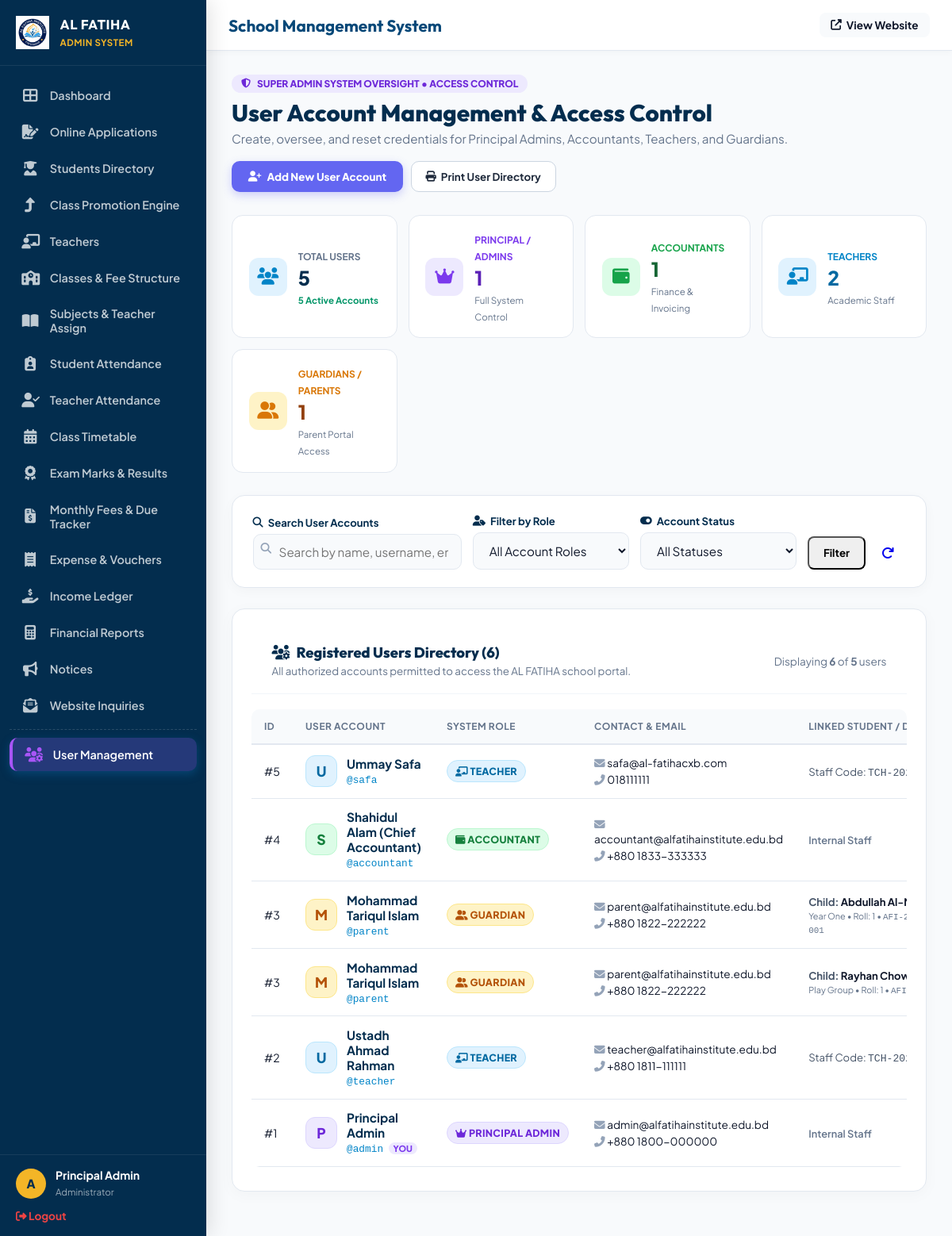
Before: /admin/users.php (signed in) with the older database file.
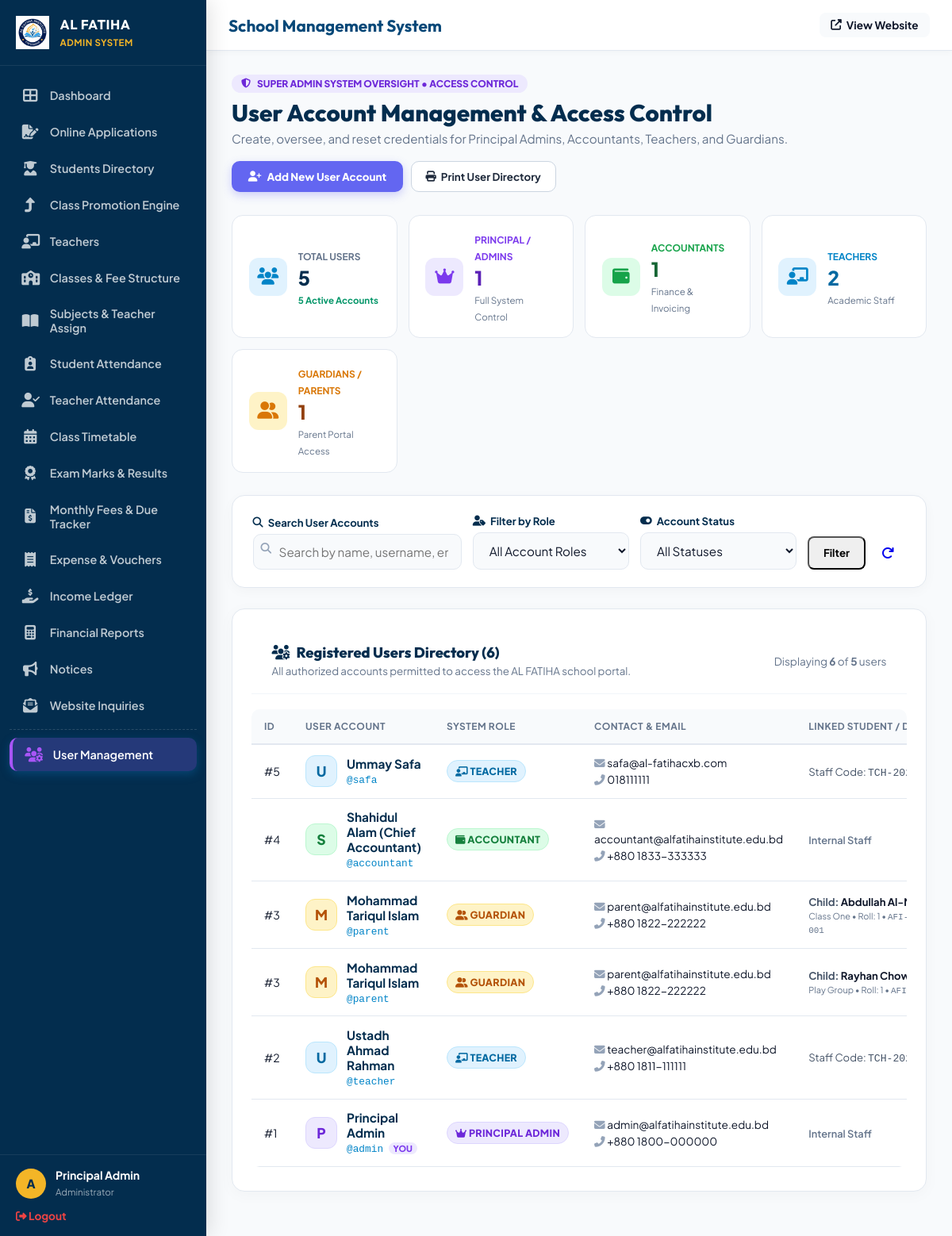
After: the same page with the newer database file.
### tables this page shows
CREATE TABLE `users` (
  `id` int(11) NOT NULL AUTO_INCREMENT,
  `username` varchar(50) NOT NULL,
  `password` varchar(255) NOT NULL,
  `email` varchar(100) NOT NULL,
  `role` enum('admin','teacher','parent','accountant') NOT NULL,
  `full_name` varchar(100) NOT NULL,
  `phone` varchar(20) DEFAULT NULL,
  `status` enum('active','inactive') DEFAULT 'active',
  `created_at` timestamp NOT NULL DEFAULT current_timestamp(),
  PRIMARY KEY (`id`),
  UNIQUE KEY `username` (`username`)
);

CREATE TABLE `classes` (
  `id` int(11) NOT NULL AUTO_INCREMENT,
  `class_name` varchar(50) NOT NULL,
  `age_group` varchar(50) NOT NULL,
  `section` varchar(10) DEFAULT 'A',
  `room_no` varchar(20) DEFAULT '101',
  `tuition_fee` decimal(10,2) NOT NULL DEFAULT 3500.00,
  `admission_fee` decimal(10,2) NOT NULL DEFAULT 8000.00,
  `book_kit_fee` decimal(10,2) NOT NULL DEFAULT 3500.00,
  `primary_teacher_id` int(11) DEFAULT NULL,
  `backup_teacher_id` int(11) DEFAULT NULL,
  PRIMARY KEY (`id`)
);

CREATE TABLE `students` (
  `id` int(11) NOT NULL AUTO_INCREMENT,
  `student_id` varchar(20) NOT NULL,
  `first_name` varchar(50) NOT NULL,
  `last_name` varchar(50) NOT NULL,
  `gender` enum('Male','Female') NOT NULL,
  `dob` date NOT NULL,
  `class_id` int(11) NOT NULL,
  `roll_no` int(11) NOT NULL,
  `parent_user_id` int(11) DEFAULT NULL,
  `father_name` varchar(100) NOT NULL,
  `mother_name` varchar(100) NOT NULL,
  `phone` varchar(20) NOT NULL,
  `address` text NOT NULL,
  `status` enum('Active','Graduated','Suspended') DEFAULT 'Active',
  `admission_date` date DEFAULT NULL,
  `blood_group` varchar(10) DEFAULT NULL,
  `religion` varchar(50) DEFAULT 'Islam',
  `nationality` varchar(50) DEFAULT 'Bangladeshi',
  `birth_reg_no` varchar(100) DEFAULT NULL,
  `permanent_address` text DEFAULT NULL,
  `father_occupation` varchar(100) DEFAULT NULL,
  `father_phone` varchar(40) DEFAULT NULL,
  `father_nid` varchar(100) DEFAULT NULL,
  `mother_occupation` varchar(100) DEFAULT NULL,
  `mother_phone` varchar(40) DEFAULT NULL,
  `emergency_contact_name` varchar(100) DEFAULT NULL,
  `emergency_contact_phone` varchar(40) DEFAULT NULL,
  `emergency_contact_relation` varchar(50) DEFAULT NULL,
  `previous_school` varchar(150) DEFAULT NULL,
  `medical_notes` text DEFAULT NULL,
  `admission_session` varchar(20) DEFAULT '2027',
  PRIMARY KEY (`id`),
  UNIQUE KEY `student_id` (`student_id`),
  KEY `class_id` (`class_id`),
  CONSTRAINT `students_ibfk_1` FOREIGN KEY (`class_id`) REFERENCES `classes` (`id`) ON DELETE CASCADE
);

### admin/users.php (the view, shortened to what the changed rows need)
<?php
require_once __DIR__ . '/layout.php';
$db = get_db_connection();
$where = ["1=1"];
$params = [];
$sql = "
    SELECT u.*,
           st.id as linked_student_id,
           st.first_name as student_first_name,
           st.last_name as student_last_name,
           st.student_id as student_code,
           st.roll_no as student_roll,
           c.class_name as student_class,
           t.teacher_code
    FROM users u
    LEFT JOIN students st ON st.parent_user_id = u.id
    LEFT JOIN classes c ON st.class_id = c.id
    LEFT JOIN teachers t ON t.user_id = u.id
    WHERE " . implode(' AND ', $where) . "
    ORDER BY u.id DESC
";
$stmt = $db->prepare($sql);
$stmt->execute($params);
$usersList = $stmt->fetchAll(PDO::FETCH_ASSOC);
?>
<div class="user-manager-header" style="display: flex; justify-content: space-between; align-items: center; flex-wrap: wrap; gap: 1.2rem; margin-bottom: 1.8rem;">
  <div>
    <h2 style="font-family: 'Outfit', sans-serif; color: var(--admin-deep-navy); margin: 0; font-size: 1.85rem; font-weight: 800;">
      User Account Management &amp; Access Control
    </h2>
  </div>
</div>
<div class="card-box" style="background: #ffffff; border-radius: 16px; border: 1.5px solid #e2e8f0; overflow: hidden; box-shadow: 0 4px 20px rgba(0,0,0,0.03);">
  <div class="table-responsive">
    <table class="data-table">
      <thead>
        <tr>
          <th style="width: 70px;">ID</th>
          <th>User Account</th>
          <th>System Role</th>
          <th>Contact &amp; Email</th>
          <th>Linked Student / Details</th>
        </tr>
      </thead>
      <tbody>
        <?php if (!empty($usersList)): ?>
          <?php foreach ($usersList as $u): ?>
            <tr class="<?= ($u['status'] === 'inactive') ? 'row-inactive-highlight' : '' ?>">
              <td><span class="roll-badge">#<?= $u['id'] ?></span></td>
              <td>
                <div style="display: flex; align-items: center; gap: 12px;">
                  <div class="user-avatar-badge role-<?= $u['role'] ?>">
                    <?= strtoupper(substr($u['full_name'] ?: $u['username'], 0, 1)) ?>
                  </div>
                  <div>
                    <strong style="color: var(--admin-deep-navy); font-size: 0.96rem; display: block;">
                      <?= htmlspecialchars($u['full_name']) ?>
                    </strong>
                    <code style="color: #0284c7; font-size: 0.8rem;">@<?= htmlspecialchars($u['username']) ?></code>
                  </div>
                </div>
              </td>
              <td>
                <?php if ($u['role'] === 'admin'): ?>
                  <span class="badge" style="background: #ede9fe; color: #6d28d9; border: 1px solid #ddd6fe; padding: 5px 10px; font-weight: 800; font-size: 0.78rem;">
                    <i class="fas fa-crown text-gold"></i> Principal Admin
                  </span>
                <?php elseif ($u['role'] === 'accountant'): ?>
                  <span class="badge" style="background: #dcfce7; color: #15803d; border: 1px solid #bbf7d0; padding: 5px 10px; font-weight: 800; font-size: 0.78rem;">
                    <i class="fas fa-wallet"></i> Accountant
                  </span>
                <?php elseif ($u['role'] === 'teacher'): ?>
                  <span class="badge" style="background: #e0f2fe; color: #0369a1; border: 1px solid #bae6fd; padding: 5px 10px; font-weight: 800; font-size: 0.78rem;">
                    <i class="fas fa-chalkboard-teacher"></i> Teacher
                  </span>
                <?php else: ?>
                  <span class="badge" style="background: #fef3c7; color: #b45309; border: 1px solid #fde68a; padding: 5px 10px; font-weight: 800; font-size: 0.78rem;">
                    <i class="fas fa-user-friends"></i> Guardian
                  </span>
                <?php endif; ?>
              </td>
              <td>
                <div style="font-size: 0.85rem; line-height: 1.4;">
                  <?php if ($u['email']): ?>
                    <div><i class="fas fa-envelope" style="color: #94a3b8; width: 14px;"></i> <?= htmlspecialchars($u['email']) ?></div>
                  <?php else: ?>
                    <span style="color: #94a3b8; font-style: italic;">No email</span>
                  <?php endif; ?>
                  <?php if ($u['phone']): ?>
                    <div style="margin-top: 2px;"><i class="fas fa-phone-alt" style="color: #94a3b8; width: 14px;"></i> <?= htmlspecialchars($u['phone']) ?></div>
                  <?php endif; ?>
                </div>
              </td>
              <td>
                <?php if ($u['role'] === 'parent'): ?>
                  <?php if (!empty($u['student_first_name'])): ?>
                    <div style="font-size: 0.82rem;">
                      <span style="color: #475569; font-weight: 700;">Child:</span> <strong><?= htmlspecialchars($u['student_first_name'] . ' ' . $u['student_last_name']) ?></strong>
                      <br><small style="color: #64748b;"><?= htmlspecialchars($u['student_class']) ?> &bull; Roll: <?= $u['student_roll'] ?: '-' ?> &bull; <code><?= $u['student_code'] ?></code></small>
                    </div>
                  <?php else: ?>
                    <span style="color: #94a3b8; font-size: 0.78rem; font-style: italic;">No student mapped</span>
                  <?php endif; ?>
                <?php elseif ($u['role'] === 'teacher'): ?>
                  <span style="font-size: 0.82rem; color: #475569;">
                    Staff Code: <code><?= htmlspecialchars($u['teacher_code'] ?: 'TCH-' . $u['id']) ?></code>
                  </span>
                <?php else: ?>
                  <span style="font-size: 0.8rem; color: #64748b; font-weight: 600;">Internal Staff</span>
                <?php endif; ?>
              </td>
            </tr>
          <?php endforeach; ?>
        <?php endif; ?>
      </tbody>
    </table>
  </div>
</div>
<?php require_once __DIR__ . '/layout_footer.php'; ?>

Changed rows visible on the page:
changed through a linked row, users "Mohammad Tariqul Islam": classes.class_name "Year One" → "Class One"
